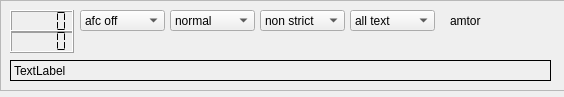
<?xml version="1.0" encoding="UTF-8"?>
<ui version="4.0">
 <class>amtorwidget</class>
 <widget class="QWidget" name="amtorwidget">
  <property name="geometry">
   <rect>
    <x>0</x>
    <y>0</y>
    <width>564</width>
    <height>97</height>
   </rect>
  </property>
  <property name="windowTitle">
   <string>amtor-decoder</string>
  </property>
  <widget class="QFrame" name="frame">
   <property name="geometry">
    <rect>
     <x>0</x>
     <y>0</y>
     <width>661</width>
     <height>91</height>
    </rect>
   </property>
   <property name="frameShape">
    <enum>QFrame::StyledPanel</enum>
   </property>
   <property name="frameShadow">
    <enum>QFrame::Raised</enum>
   </property>
   <widget class="QLabel" name="amtortextBox">
    <property name="geometry">
     <rect>
      <x>10</x>
      <y>60</y>
      <width>541</width>
      <height>21</height>
     </rect>
    </property>
    <property name="frameShape">
     <enum>QFrame::Box</enum>
    </property>
    <property name="frameShadow">
     <enum>QFrame::Plain</enum>
    </property>
    <property name="text">
     <string>TextLabel</string>
    </property>
   </widget>
   <widget class="QLCDNumber" name="amtorFreqCorrection">
    <property name="geometry">
     <rect>
      <x>10</x>
      <y>10</y>
      <width>64</width>
      <height>23</height>
     </rect>
    </property>
    <property name="toolTip">
     <string>&lt;html&gt;&lt;head/&gt;&lt;body&gt;&lt;p&gt;Frequency correction.&lt;/p&gt;&lt;/body&gt;&lt;/html&gt;</string>
    </property>
    <property name="segmentStyle">
     <enum>QLCDNumber::Flat</enum>
    </property>
   </widget>
   <widget class="QLCDNumber" name="amtorStrengthMeter">
    <property name="geometry">
     <rect>
      <x>10</x>
      <y>30</y>
      <width>64</width>
      <height>23</height>
     </rect>
    </property>
    <property name="toolTip">
     <string>&lt;html&gt;&lt;head/&gt;&lt;body&gt;&lt;p&gt;&amp;quot;Strength&amp;quot; meter for the AMTOR signal.&lt;/p&gt;&lt;/body&gt;&lt;/html&gt;</string>
    </property>
    <property name="segmentStyle">
     <enum>QLCDNumber::Flat</enum>
    </property>
   </widget>
   <widget class="QComboBox" name="amtorAfconButton">
    <property name="geometry">
     <rect>
      <x>80</x>
      <y>10</y>
      <width>85</width>
      <height>21</height>
     </rect>
    </property>
    <item>
     <property name="text">
      <string>afc off</string>
     </property>
    </item>
    <item>
     <property name="text">
      <string>afc on</string>
     </property>
    </item>
   </widget>
   <widget class="QComboBox" name="amtorReverseButton">
    <property name="geometry">
     <rect>
      <x>170</x>
      <y>10</y>
      <width>85</width>
      <height>21</height>
     </rect>
    </property>
    <item>
     <property name="text">
      <string>normal</string>
     </property>
    </item>
    <item>
     <property name="text">
      <string>reverse</string>
     </property>
    </item>
   </widget>
   <widget class="QComboBox" name="amtorFecErrorButton">
    <property name="geometry">
     <rect>
      <x>260</x>
      <y>10</y>
      <width>85</width>
      <height>21</height>
     </rect>
    </property>
    <property name="toolTip">
     <string>&lt;html&gt;&lt;head/&gt;&lt;body&gt;&lt;p&gt;Standard or non-standard decoding.&lt;/p&gt;&lt;/body&gt;&lt;/html&gt;</string>
    </property>
    <item>
     <property name="text">
      <string>non strict</string>
     </property>
    </item>
    <item>
     <property name="text">
      <string>strict</string>
     </property>
    </item>
   </widget>
   <widget class="QComboBox" name="amtorMessage">
    <property name="geometry">
     <rect>
      <x>350</x>
      <y>10</y>
      <width>85</width>
      <height>21</height>
     </rect>
    </property>
    <property name="toolTip">
     <string>&lt;html&gt;&lt;head/&gt;&lt;body&gt;&lt;p&gt;All texts (right or wrong) or just recognized messages.&lt;/p&gt;&lt;/body&gt;&lt;/html&gt;</string>
    </property>
    <item>
     <property name="text">
      <string>all text</string>
     </property>
    </item>
    <item>
     <property name="text">
      <string>message</string>
     </property>
    </item>
   </widget>
   <widget class="QLabel" name="label">
    <property name="geometry">
     <rect>
      <x>450</x>
      <y>10</y>
      <width>67</width>
      <height>21</height>
     </rect>
    </property>
    <property name="text">
     <string>amtor</string>
    </property>
   </widget>
  </widget>
 </widget>
 <resources/>
 <connections/>
</ui>
